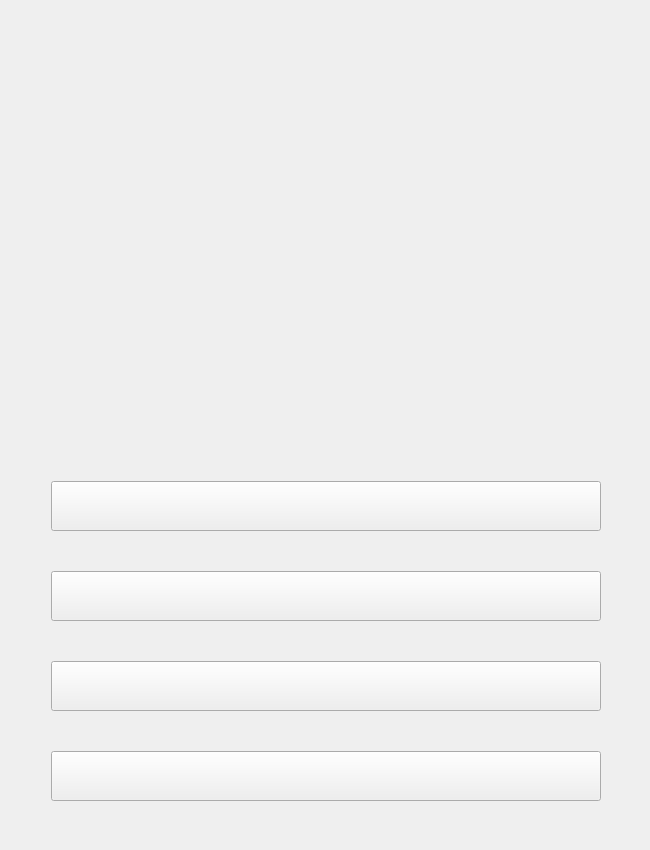
<?xml version="1.0" encoding="UTF-8"?>
<ui version="4.0">
 <class>Manuals</class>
 <widget class="QWidget" name="Manuals">
  <property name="geometry">
   <rect>
    <x>0</x>
    <y>0</y>
    <width>650</width>
    <height>850</height>
   </rect>
  </property>
  <property name="minimumSize">
   <size>
    <width>650</width>
    <height>850</height>
   </size>
  </property>
  <property name="windowTitle">
   <string>Form</string>
  </property>
  <layout class="QHBoxLayout" name="horizontalLayout">
   <item>
    <widget class="QWidget" name="widget" native="true">
     <property name="minimumSize">
      <size>
       <width>631</width>
       <height>831</height>
      </size>
     </property>
     <property name="maximumSize">
      <size>
       <width>631</width>
       <height>831</height>
      </size>
     </property>
     <widget class="QPushButton" name="intelDocsButton">
      <property name="geometry">
       <rect>
        <x>40</x>
        <y>470</y>
        <width>550</width>
        <height>50</height>
       </rect>
      </property>
      <property name="text">
       <string/>
      </property>
     </widget>
     <widget class="QPushButton" name="assemblyTutorialButton">
      <property name="geometry">
       <rect>
        <x>40</x>
        <y>560</y>
        <width>550</width>
        <height>50</height>
       </rect>
      </property>
      <property name="text">
       <string/>
      </property>
     </widget>
     <widget class="QPushButton" name="downloadCheatsheetButton">
      <property name="geometry">
       <rect>
        <x>40</x>
        <y>650</y>
        <width>550</width>
        <height>50</height>
       </rect>
      </property>
      <property name="text">
       <string/>
      </property>
     </widget>
     <widget class="QPushButton" name="MainBackButton">
      <property name="geometry">
       <rect>
        <x>40</x>
        <y>740</y>
        <width>550</width>
        <height>50</height>
       </rect>
      </property>
      <property name="text">
       <string/>
      </property>
     </widget>
     <widget class="QLabel" name="label">
      <property name="geometry">
       <rect>
        <x>90</x>
        <y>0</y>
        <width>450</width>
        <height>450</height>
       </rect>
      </property>
      <property name="text">
       <string/>
      </property>
     </widget>
    </widget>
   </item>
  </layout>
 </widget>
 <resources/>
 <connections/>
</ui>
